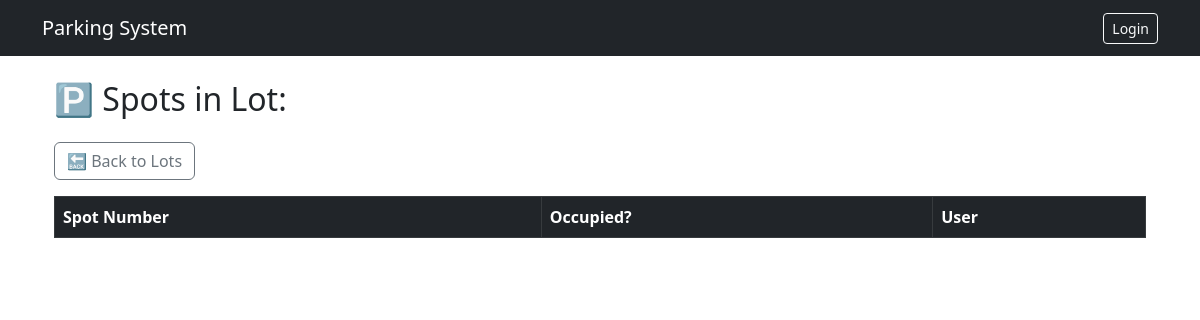
The page /view_spots/4 on the database as committed earlier.
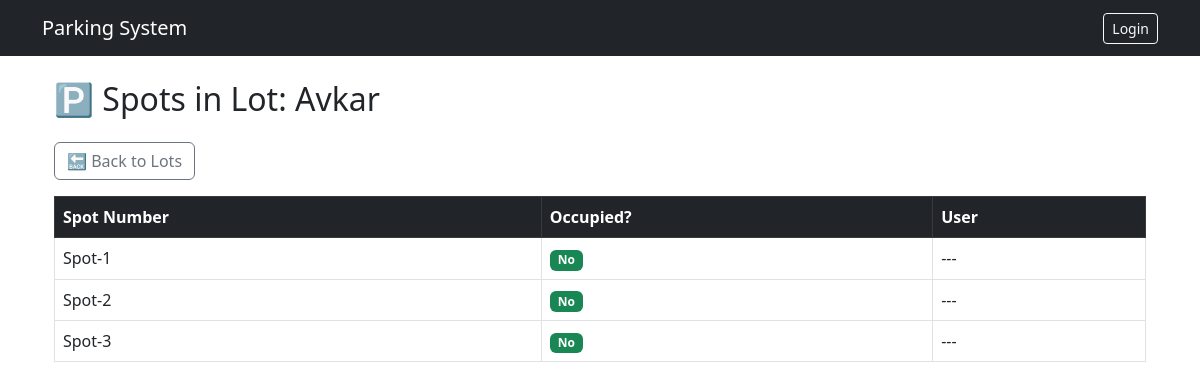
The same page on the database as committed later.
### tables this page shows
CREATE TABLE parking_lots (
            id INTEGER PRIMARY KEY AUTOINCREMENT,
            name TEXT NOT NULL,
            address TEXT NOT NULL,
            pin_code TEXT,
            total_spots INTEGER NOT NULL,
            available_spots INTEGER NOT NULL
        , price_per_hour REAL DEFAULT 20.0);

CREATE TABLE parking_spots (
            id INTEGER PRIMARY KEY AUTOINCREMENT,
            lot_id INTEGER NOT NULL,
            spot_number TEXT NOT NULL,
            is_occupied INTEGER DEFAULT 0,
            current_user_id INTEGER,
            FOREIGN KEY(lot_id) REFERENCES parking_lots(id),
            FOREIGN KEY(current_user_id) REFERENCES users(id)
        );

### app.py (the view)
@app.route('/view_spots/<int:lot_id>')
def view_spots(lot_id):
    conn = get_db_connection()
    lot = conn.execute('SELECT * FROM parking_lots WHERE id = ?', (lot_id,)).fetchone()
    spots = conn.execute('''
        SELECT parking_spots.*, users.email as user_email
        FROM parking_spots
        LEFT JOIN users ON parking_spots.current_user_id = users.id
        WHERE lot_id = ?
    ''', (lot_id,)).fetchall()
    conn.close()
    return render_template('view_spots.html', lot=lot, spots=spots)

### app.py (called while the page is built)
def get_db_connection():
    conn = sqlite3.connect(DATABASE)
    conn.row_factory = sqlite3.Row
    return conn

### templates/view_spots.html (shortened to what this page needs)
{% extends "base.html" %}
{% block content %}
<div class="container">
  <h2 class="mb-4">🅿️ Spots in Lot: {{ lot['name'] }}</h2>
  <a href="{{ url_for('view_lots') }}" class="btn btn-outline-secondary mb-3">🔙 Back to Lots</a>
  <div class="table-responsive">
    <table class="table table-bordered table-hover align-middle">
      <thead class="table-dark">
        <tr>
          <th>Spot Number</th>
          <th>Occupied?</th>
          <th>User</th>
        </tr>
      </thead>
      <tbody>
        {% for spot in spots %}
        <tr>
          <td>{{ spot['spot_number'] }}</td>
          <td>
            {% if spot['is_occupied'] %}
              <span class="badge bg-danger">Yes</span>
            {% else %}
              <span class="badge bg-success">No</span>
            {% endif %}
          </td>
          <td>{{ spot['user_email'] if spot['user_email'] else '---' }}</td>
        </tr>
        {% endfor %}
      </tbody>
    </table>
  </div>
</div>
{% endblock %}

Rows that differ between the two databases and show on the page:
added parking_lots: name "Avkar"
added parking_spots: spot_number "Spot-1", is_occupied "No", spot "---"
added parking_spots: spot_number "Spot-2", is_occupied "No", spot "---"
added parking_spots: spot_number "Spot-3", is_occupied "No", spot "---"
